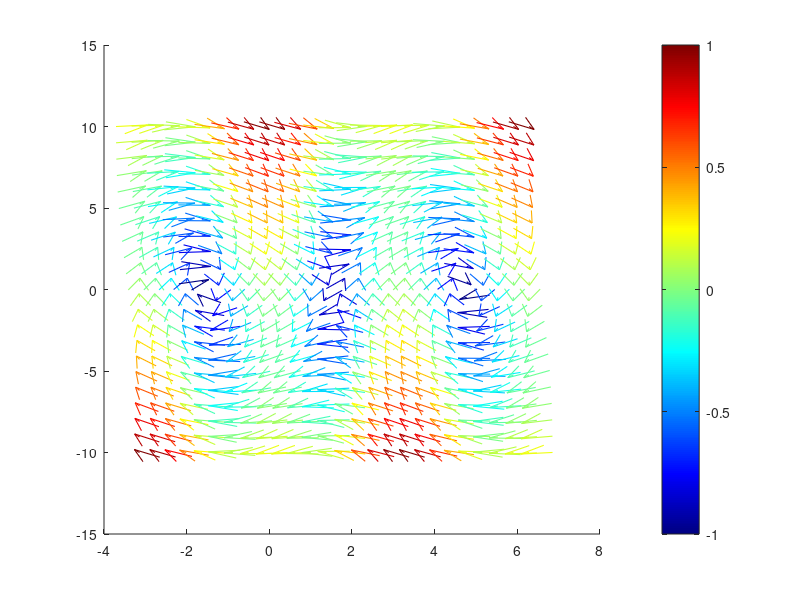

The MATLAB source for this figure: (Note: this script raises an error after producing the figure.)
clear; clc; close all;

% Parameters
g   = 9.81;
L   = 1.0;
m   = 1.0;
mu  = 0.5;

% Initial Conditions
theta0    =  pi/2; % initial angle         (rad)
thetadot0 =  0;     % initial angular vel.  (rad/s)

% Equation of motion
eom = @(t, x) [ x(2) ;
               -(mu/m)*x(2) - (g/L)*cos(x(1)) ];

% Vector Field Grid
[TH, DTH] = meshgrid(linspace(-pi, 2*pi, 26), linspace(-10, 10, 22));

U = DTH;
V = -(mu/m)*DTH - (g/L)*cos(TH);

mag = sqrt(U.^2 + V.^2) + 1e-6;

% Normalize so all arrows are the same visual length
U_n = U ./ mag;
V_n = V ./ mag;

% Figure
figure('Name', 'Phase portrait — single trajectory')
hold on

mag_flat = mag(:);
mag_min  = min(mag_flat);
mag_max  = max(mag_flat);

cmap = colormap(jet(256));  

for i = 1:numel(TH)
    % Map this arrow's magnitude to a color index
    c_idx = round(1 + 255 * (mag(i) - mag_min) / (mag_max - mag_min));
    col   = cmap(c_idx, :);

    quiver(TH(i), DTH(i), U_n(i)*0.22, V_n(i)*0.22, 0, ...
           'Color', col, 'LineWidth', 0.8, 'MaxHeadSize', 2)
end

cb = colorbar;
clim([mag_min, mag_max]);

% Solve for a single Trajectory
x0    = [theta0; thetadot0];
tspan = [0, 100];
opts  = odeset('RelTol', 1e-8, 'AbsTol', 1e-10);

[T, X] = ode45(eom, tspan, x0, opts);

theta    = X(:,1);
thetadot = X(:,2);

% Draw the trajectory
plot(theta, thetadot, 'w-',  'LineWidth', 2.0)

% Mark start and end
plot(theta(1),   thetadot(1),   'wo', 'MarkerSize', 9, ...
     'MarkerFaceColor', 'w', 'DisplayName', 'Start')
plot(theta(end), thetadot(end), 'w^', 'MarkerSize', 9, ...
     'MarkerFaceColor', 'k', 'DisplayName', 'End (settled)')

% Formatting
xlabel('$\theta$  (rad)',        'FontSize', 13, 'Interpreter','latex')
ylabel('$\dot{\theta}$  (rad/s)', 'FontSize', 13, 'Interpreter','latex')
title('Phase portrait', 'FontSize', 12)

xticks([-pi, -pi/2, 0, pi/2, pi, 3*pi/2, 2*pi])
xticklabels({'-\pi', '-\pi/2', '0', '\pi/2', '\pi', '2*\pi/2', '3*\pi'})
xlim([-pi 2*pi]);  ylim([-10 10])
grid on;  box on
hold off

% Time Response

figure(Name='Time response');
plot(T, theta, LineWidth=2);
grid on;
xlabel("Time (s)");
ylabel("\theta (rad)");
title("Time response");
